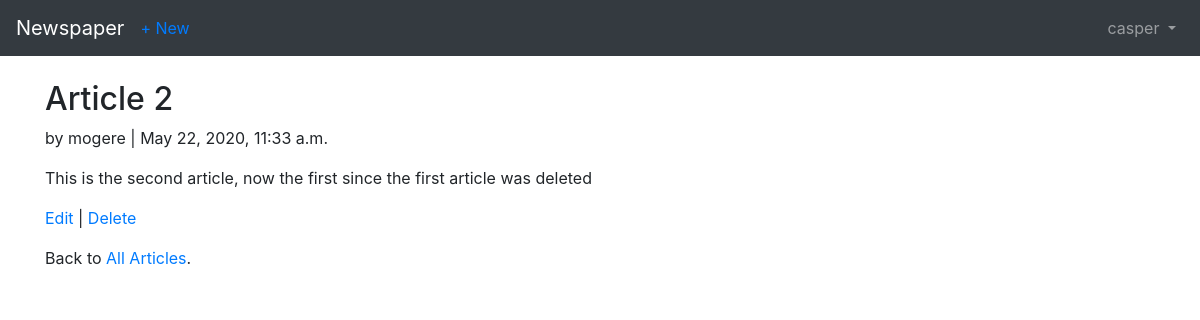
The app's page /articles/2/ (signed in) with its own data.
### users/models.py (models this page shows)
class CustomUser(AbstractUser):
    age = models.PositiveIntegerField(null=True, blank=True)

### articles/models.py (models this page shows, shortened)
class Article(models.Model):
    title = models.CharField(max_length=255)
    body = models.TextField()
    date = models.DateTimeField(auto_now_add=True)
    author = models.ForeignKey(
        get_user_model(),
        on_delete=models.CASCADE,
    )

### articles/views.py (the view)
# urls.py: path('<int:pk>/', ArticleDetailView.as_view(), name='article_detail'),
class ArticleDetailView(LoginRequiredMixin, DetailView):
    model = Article
    template_name = 'article_detail.html'
    login_url = 'login'

### templates/article_detail.html
{% extends 'base.html' %}
{% block content %}
<div class="article-entry">
<h2>{{ object.title }}</h2>
<p>by {{ object.author }} | {{ object.date }}</p>
<p>{{ object.body }}</p>
</div>
<p><a href="{% url 'article_edit' article.pk %}">Edit</a> |
    <a href="{% url 'article_delete' article.pk %}">Delete</a></p>
    <p>Back to <a href="{% url 'article_list' %}">All Articles</a>.</p>
    {% endblock content %}

### templates/base.html (shortened to what this page needs)
<!DOCTYPE html>
    <html>
        <head>
            <link href="https://stackpath.bootstrapcdn.com/bootstrap/4.5.0/css/bootstrap.min.css" rel="stylesheet"
>
        </head>
        <body>
            <nav class="navbar navbar-expand-md navbar-dark bg-dark mb-4">
                <a class="navbar-brand" href="{% url 'home' %}">Newspaper</a>
                <div class="collapse navbar-collapse" id="navbarCollapse">
                    {% if user.is_authenticated %}
                    <ul class="navbar-nav mr-auto">
                        <li class="nav-item"><a href="{% url 'article_new' %}">+ New</a></li>
                    </ul>
                    <ul class="navbar-nav ml-auto">
                    <li class="nav-item">
                    <a class="nav-link dropdown-toggle" href="#" id="userMenu"
                    data-toggle="dropdown" aria-haspopup="true"
                    aria-expanded="false">
                    {{ user.username }}
                    </a>
                    </li>
                    </ul>
                    {% endif %}
            </div>
        </nav>
    <div class="container">
        {% block content %}
        {% endblock content %}
    </div>
        </body>
    </html>

### records on screen
CustomUser: username "casper"
Article: title "Article 2", author "mogere", date "May 22, 2020, 11:33 a.m.", body "This is the second article, now the first since the first article was deleted"
